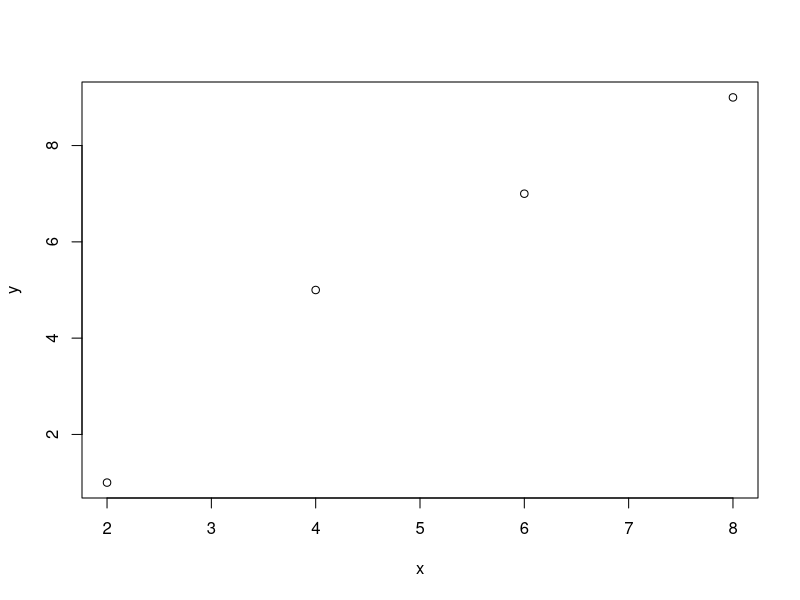

Reproduce this figure in R.
#practica 1, R para la probabilidad
#decimal es = .
#separadores son = ,

#operaciones
2+4
2-4
2*4
2/4
raiz = sqrt(5)
round(raiz,3) #operacion que nos dara decimales, a cuantos decimales quiero 
2^4 # elebado 

x <- c(2,4,6,8)
y <- c(1,5,7,9)

plot(x,y)

